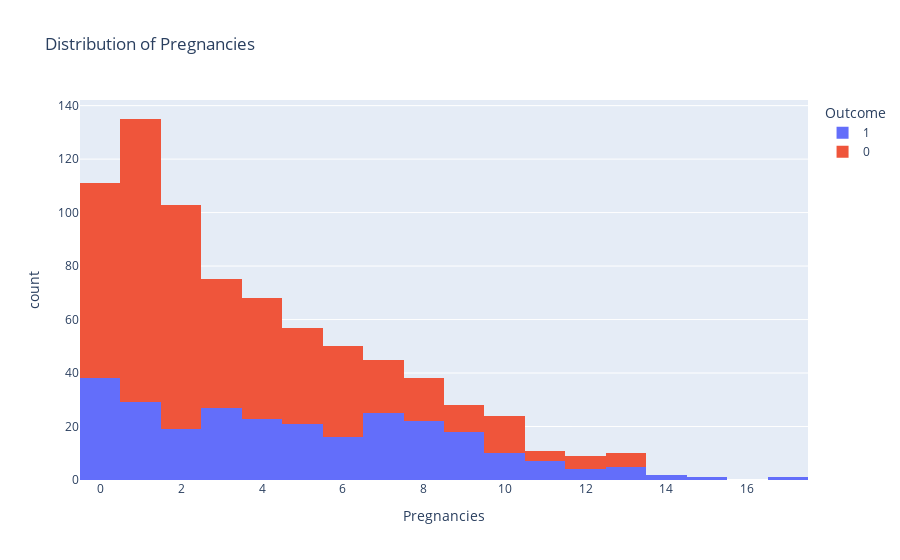
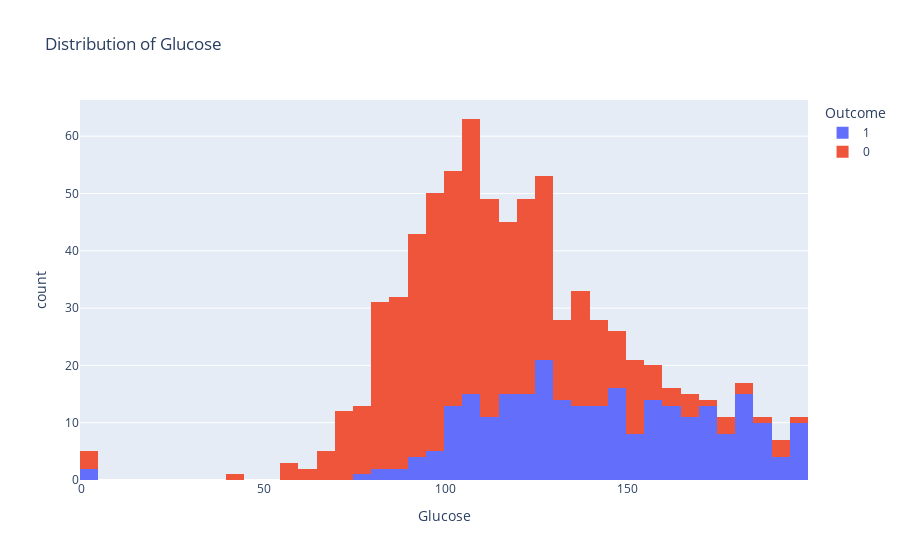
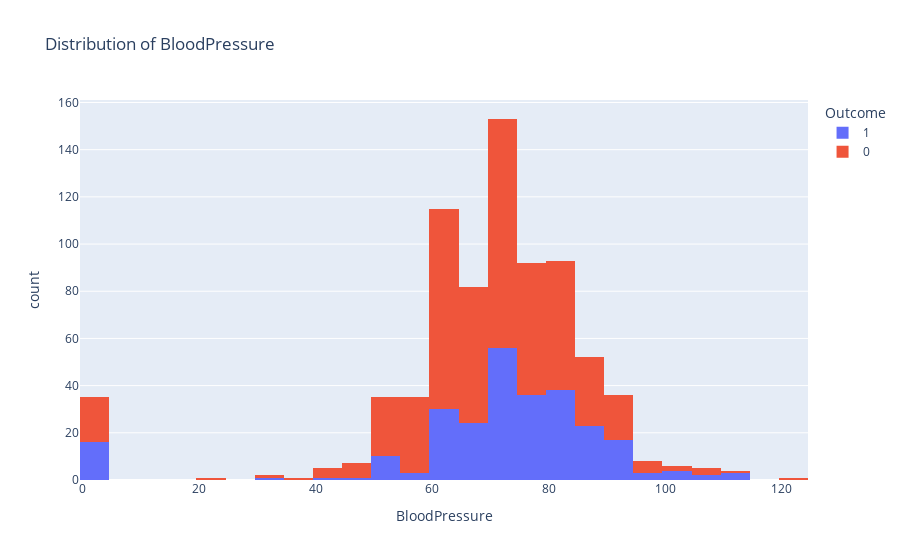
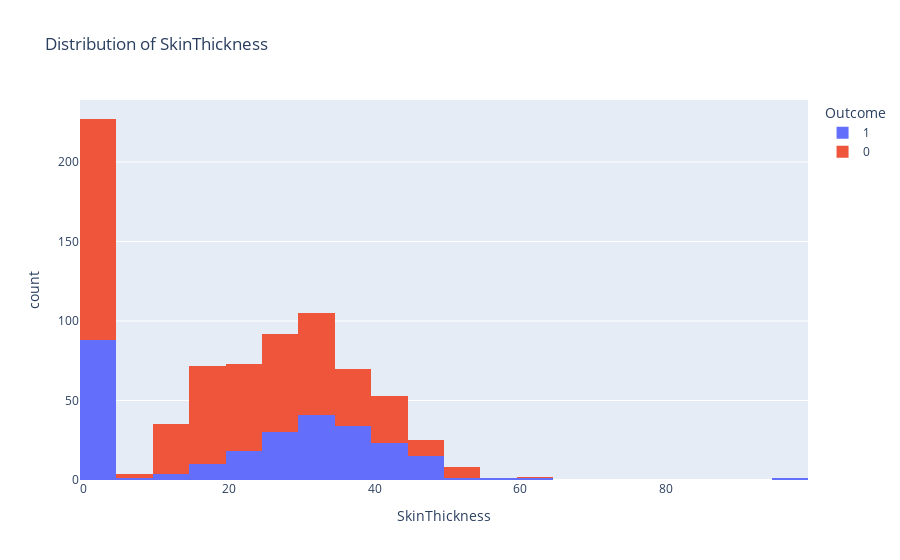

The cell these charts' notebook holds for them, in order:
### Code cell
# Visualize the distribution of independent variables
list = [feature for feature in data.columns if feature!='Outcome']
for feature in list:
    fig=px.histogram(data,
                    x=feature,
                    color='Outcome',
                    
                    title='Distribution of {}'.format(feature))
    #fig.update_layout(bargap=0.1)
    fig.show()

### Figure 1 — Plotly figure (JSON) as saved in the notebook; plotly's stock layout.template omitted (floating-point values rounded to 4 significant figures; data arrays with more than 128 entries replaced by an {"elided": "..."} marker saying what was removed)
{"data": [{"alignmentgroup": "True", "bingroup": "x", "hovertemplate": "Outcome=1<br>Pregnancies=%{x}<br>count=%{y}<extra></extra>", "legendgroup": "1", "marker": {"color": "#636efa", "pattern": {"shape": ""}}, "name": "1", "offsetgroup": "1", "orientation": "v", "showlegend": true, "type": "histogram", "x": {"elided": "268 int values"}, "xaxis": "x", "yaxis": "y"}, {"alignmentgroup": "True", "bingroup": "x", "hovertemplate": "Outcome=0<br>Pregnancies=%{x}<br>count=%{y}<extra></extra>", "legendgroup": "0", "marker": {"color": "#EF553B", "pattern": {"shape": ""}}, "name": "0", "offsetgroup": "0", "orientation": "v", "showlegend": true, "type": "histogram", "x": {"elided": "500 int values"}, "xaxis": "x", "yaxis": "y"}], "layout": {"autosize": true, "barmode": "relative", "legend": {"title": {"text": "Outcome"}, "tracegroupgap": 0}, "title": {"text": "Distribution of Pregnancies"}, "xaxis": {"anchor": "y", "autorange": true, "domain": [0, 1], "range": [-0.5, 17.5], "title": {"text": "Pregnancies"}, "type": "linear"}, "yaxis": {"anchor": "x", "autorange": true, "domain": [0, 1], "range": [0, 142.1], "title": {"text": "count"}}}}

### Figure 2 — Plotly figure (JSON) as saved in the notebook; plotly's stock layout.template omitted (floating-point values rounded to 4 significant figures; data arrays with more than 128 entries replaced by an {"elided": "..."} marker saying what was removed)
{"data": [{"alignmentgroup": "True", "bingroup": "x", "hovertemplate": "Outcome=1<br>Glucose=%{x}<br>count=%{y}<extra></extra>", "legendgroup": "1", "marker": {"color": "#636efa", "pattern": {"shape": ""}}, "name": "1", "offsetgroup": "1", "orientation": "v", "showlegend": true, "type": "histogram", "x": {"elided": "268 int values"}, "xaxis": "x", "yaxis": "y"}, {"alignmentgroup": "True", "bingroup": "x", "hovertemplate": "Outcome=0<br>Glucose=%{x}<br>count=%{y}<extra></extra>", "legendgroup": "0", "marker": {"color": "#EF553B", "pattern": {"shape": ""}}, "name": "0", "offsetgroup": "0", "orientation": "v", "showlegend": true, "type": "histogram", "x": {"elided": "500 int values"}, "xaxis": "x", "yaxis": "y"}], "layout": {"autosize": true, "barmode": "relative", "legend": {"title": {"text": "Outcome"}, "tracegroupgap": 0}, "title": {"text": "Distribution of Glucose"}, "xaxis": {"anchor": "y", "autorange": true, "domain": [0, 1], "range": [-0.5, 199.5], "title": {"text": "Glucose"}, "type": "linear"}, "yaxis": {"anchor": "x", "autorange": true, "domain": [0, 1], "range": [0, 66.32], "title": {"text": "count"}}}}

### Figure 3 — Plotly figure (JSON) as saved in the notebook; plotly's stock layout.template omitted (floating-point values rounded to 4 significant figures; data arrays with more than 128 entries replaced by an {"elided": "..."} marker saying what was removed)
{"data": [{"alignmentgroup": "True", "bingroup": "x", "hovertemplate": "Outcome=1<br>BloodPressure=%{x}<br>count=%{y}<extra></extra>", "legendgroup": "1", "marker": {"color": "#636efa", "pattern": {"shape": ""}}, "name": "1", "offsetgroup": "1", "orientation": "v", "showlegend": true, "type": "histogram", "x": {"elided": "268 int values"}, "xaxis": "x", "yaxis": "y"}, {"alignmentgroup": "True", "bingroup": "x", "hovertemplate": "Outcome=0<br>BloodPressure=%{x}<br>count=%{y}<extra></extra>", "legendgroup": "0", "marker": {"color": "#EF553B", "pattern": {"shape": ""}}, "name": "0", "offsetgroup": "0", "orientation": "v", "showlegend": true, "type": "histogram", "x": {"elided": "500 int values"}, "xaxis": "x", "yaxis": "y"}], "layout": {"autosize": true, "barmode": "relative", "legend": {"title": {"text": "Outcome"}, "tracegroupgap": 0}, "title": {"text": "Distribution of BloodPressure"}, "xaxis": {"anchor": "y", "autorange": true, "domain": [0, 1], "range": [-0.5, 124.5], "title": {"text": "BloodPressure"}, "type": "linear"}, "yaxis": {"anchor": "x", "autorange": true, "domain": [0, 1], "range": [0, 161.1], "title": {"text": "count"}}}}

### Figure 4 — Plotly figure (JSON) as saved in the notebook; plotly's stock layout.template omitted (floating-point values rounded to 4 significant figures; data arrays with more than 128 entries replaced by an {"elided": "..."} marker saying what was removed)
{"data": [{"alignmentgroup": "True", "bingroup": "x", "hovertemplate": "Outcome=1<br>SkinThickness=%{x}<br>count=%{y}<extra></extra>", "legendgroup": "1", "marker": {"color": "#636efa", "pattern": {"shape": ""}}, "name": "1", "offsetgroup": "1", "orientation": "v", "showlegend": true, "type": "histogram", "x": {"elided": "268 int values"}, "xaxis": "x", "yaxis": "y"}, {"alignmentgroup": "True", "bingroup": "x", "hovertemplate": "Outcome=0<br>SkinThickness=%{x}<br>count=%{y}<extra></extra>", "legendgroup": "0", "marker": {"color": "#EF553B", "pattern": {"shape": ""}}, "name": "0", "offsetgroup": "0", "orientation": "v", "showlegend": true, "type": "histogram", "x": {"elided": "500 int values"}, "xaxis": "x", "yaxis": "y"}], "layout": {"autosize": true, "barmode": "relative", "legend": {"title": {"text": "Outcome"}, "tracegroupgap": 0}, "title": {"text": "Distribution of SkinThickness"}, "xaxis": {"anchor": "y", "autorange": true, "domain": [0, 1], "range": [-0.5, 99.5], "title": {"text": "SkinThickness"}, "type": "linear"}, "yaxis": {"anchor": "x", "autorange": true, "domain": [0, 1], "range": [0, 238.9], "title": {"text": "count"}}}}
